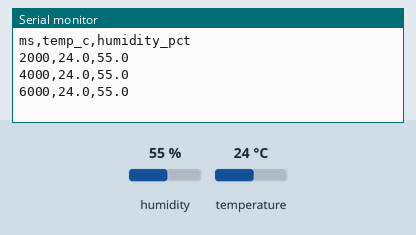
Bench run of a sketch on a simulated Arduino Uno, built with avr-gcc and run on an emulated ATmega328P. Shown: the last lines printed to the serial monitor. The inputs (shaded band) are chosen by the test bench; at power-on: humidity 55 %, temperature 24 °C.

Above: at 6.8 s.
6.9 s: humidity set to 22 %
At 8.8 s:
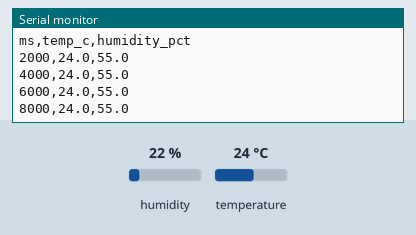
12.3 s: temperature set to 12 °C
At 15.5 s:
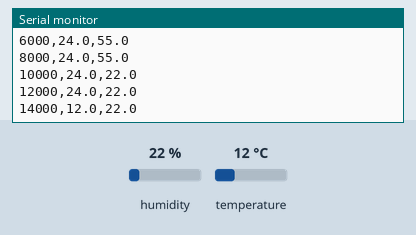
17.7 s: humidity set to 40 %
At 18.5 s:
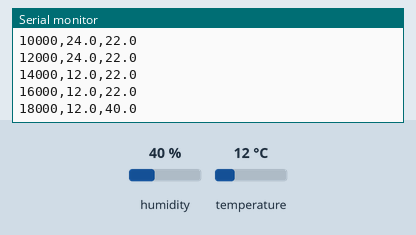
Timing chart, 0 to 20.7 s (numbered marks = the images above; inputs shaded):
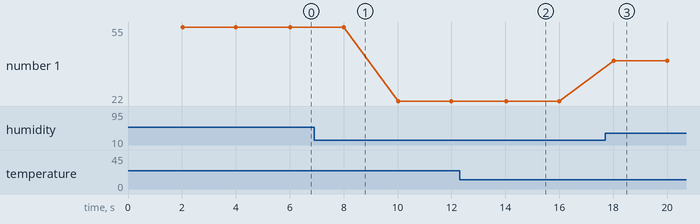

The sketch:

DHT11.ino
```cpp
#include <DHT.h>
#define DHT_PIN 4
#define DHT_TYPE DHT11
DHT dht(DHT_PIN, DHT_TYPE);
unsigned long lastRead = 0;

void setup() {
  Serial.begin(9600);
  dht.begin();
  Serial.println(F("ms,temp_c,humidity_pct"));
}

void loop() {
  if (millis() - lastRead < 2000) return;
  lastRead = millis();
  float h = dht.readHumidity();
  float t = dht.readTemperature();
  if (isnan(h) || isnan(t)) {
    Serial.println(F("ERR,NaN,NaN"));
    return;
  }
  Serial.print(lastRead); Serial.print(',');
  Serial.print(t, 1); Serial.print(',');
  Serial.println(h, 1);
}
```

Measured:
- after the input at 12.3 s, the serial monitor: prints a new line after 1.7 s (image 2)
- after the input at 17.7 s, the serial monitor: prints a new line after 0.32 s (image 3)
- plotted number 1: 55 → 22 after the input at 6.9 s, 22 → 40 after the input at 17.7 s
